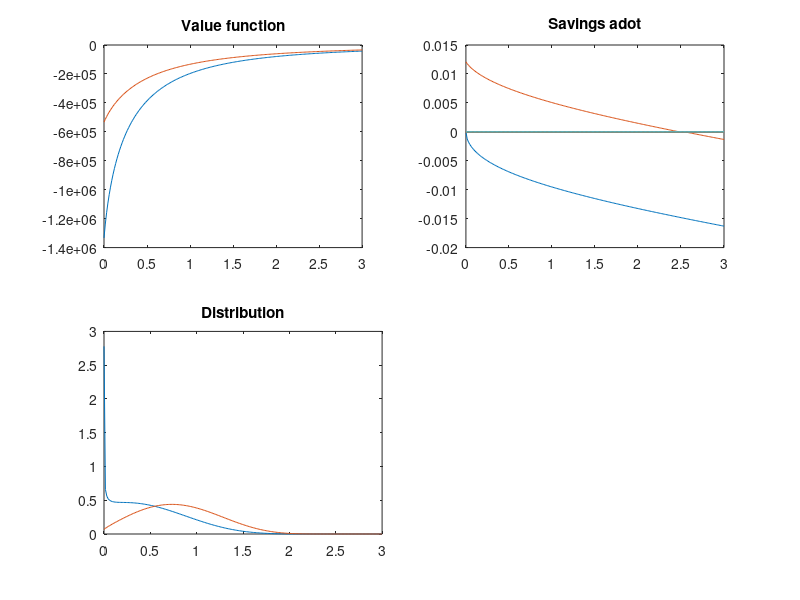

Reproduce this figure in MATLAB.
%% Set parameters
clc
clear 
lambda = 0.02;
gamma = 3.5;

rho = 0.018;
r = 0.01;

% grids
Na = 200;
amin=0.0;
amax=3.0;
agrid = linspace(amin,amax,Na)';
Da = agrid(2)-agrid(1);

w =0.01;
z = [1 3];
ygrid = w*z;
Ny=length(ygrid);

% create matrices for the states to make some stuff easier
aa = agrid * ones(1,Ny);
yy = ones(Na,1)*ygrid;

% set the utility functions and it's derivative
util = @(c,gamma) c.^(1-gamma)/(1-gamma);
uprime = @(c,gamma) c.^(-gamma);
uprimeinv = @(dV,gamma) dV.^(-1/gamma);
bc = @(c,y,a) y - c + r*a ;


% numerical parameters
maxit = 15;
crit = 10^(-6);
Delta = 1000;

% preallocate some variables
dVf = zeros(Na,Ny);
dVb = zeros(Na,Ny);
dV0 = zeros(Na,Ny);
cf = zeros(Na,Ny);
cb = zeros(Na,Ny);
c0 = zeros(Na,Ny);
adotf = zeros(Na,Ny);
adotb = zeros(Na,Ny);
If = false(Na,Ny);
Ib = false(Na,Ny);
I0 = false(Na,Ny);
V   = zeros(Na,Ny);

% initial guess (present value of staying put forever)
V0 =util(r.*aa + yy,gamma)/rho;
Vnew = V0;

%%
for n=1:maxit
    %disp(sprintf('Starting iteration %d',n))
    V = Vnew;
    for iy=1:Ny
        dVf(1:Na-1,iy) = (V(2:Na,iy) - V(1:Na-1,iy))/Da;
        dVb(2:Na,iy) = (V(2:Na,iy) - V(1:Na-1,iy))/Da;
        
        % End point corrections, only the first is important
        dVb(1,iy) = uprime(ygrid(iy) + r*amin,gamma);
        dVf(Na,iy) = uprime(ygrid(iy) + r*amax,gamma); 

        cf(:,iy) = uprimeinv(dVf(:,iy),gamma) ;
        cb(:,iy) = uprimeinv(dVb(:,iy),gamma) ;
        adotf(:,iy) = bc(cf(:,iy),ygrid(iy),agrid);
        adotb(:,iy) = bc(cb(:,iy),ygrid(iy),agrid);;
        
        c0(:,iy) = ygrid(iy) + r*agrid;
        dV0(:,iy) = uprime(c0(:,iy),gamma);
        
        If(:,iy) = adotf(:,iy)>0; %10^(-6);
        Ib(:,iy) = adotb(:,iy)<0; %-10^(-6);
        % I0(:,iy) = 1 - If(:,iy) - Ib(:,iy); (Using this line you instead
        % of the line outside the loop can lead to imaginary numbers, no
        % idea why...
    end
    I0 = (1-If-Ib);
    
   
    dVupwind = (dVf.*If + dVb.*Ib + dV0.*I0);
    c = uprimeinv(dVupwind,gamma);
    adot = bc(c,yy,aa);
    u = util(c,gamma);
    
    % Construct the A matrixIb
    Xvec = - Ib.*adotb/Da;
    Yvec = Ib.*adotb/Da - If.*adotf/Da - lambda;
    Zvec = If.*adotf/Da;
    
    
    A1block = spdiags(Yvec(:,1),0,Na,Na) + spdiags(Xvec(2:Na,1),-1,Na,Na) + spdiags([0;Zvec(1:Na-1,1)],1,Na,Na);
    A2block = spdiags(Yvec(:,2),0,Na,Na) + spdiags(Xvec(2:Na,2),-1,Na,Na) + spdiags([0;Zvec(1:Na-1,2)],1,Na,Na);
    lambdablock = lambda*speye(Na,Na);
    A = [A1block,lambdablock; lambdablock, A2block];
    
    B = (rho + 1/Delta)*speye(2*Na) - A;
    
    ustack = [u(:,1); u(:,2)];
    Vstack = [V(:,1); V(:,2)];
    
    b = ustack + Vstack/Delta;
    Vstack = B\b ;
    Vnew = [Vstack(1:Na), Vstack(Na+1:2*Na)];
    
    diff = max(max(abs(Vnew - V)));
    if diff<crit
        disp(sprintf('Value function converged on iteration %d',n));
        break
    end
end
V=Vnew;

It = If + Ib;



%% Distribution
AT= A';
tempvec = zeros(Na*2,1);

% Need to hack one value so that it's not singular
ihack = 1;
tempvec(ihack) = 0.1;
row = zeros(1,Na*2);
row(ihack) = 1;
AT(ihack,:) = row;

gstack = AT\tempvec;
gmass = ones(1,2*Na)*gstack*Da;
gstack = gstack/gmass;

g = [gstack(1:Na), gstack(Na+1:2*Na)];
%% Next lets plot the results

figure(1)
subplot(2,2,1)
plot(agrid,V)
title("Value function")

subplot(2,2,2)
plot(agrid,adot)
title("Savings adot")
hold on
plot(agrid,zeros(Na))
hold off

subplot(2,4,5:6)
plot(agrid,g)
title("Distribution")



    
    
    
